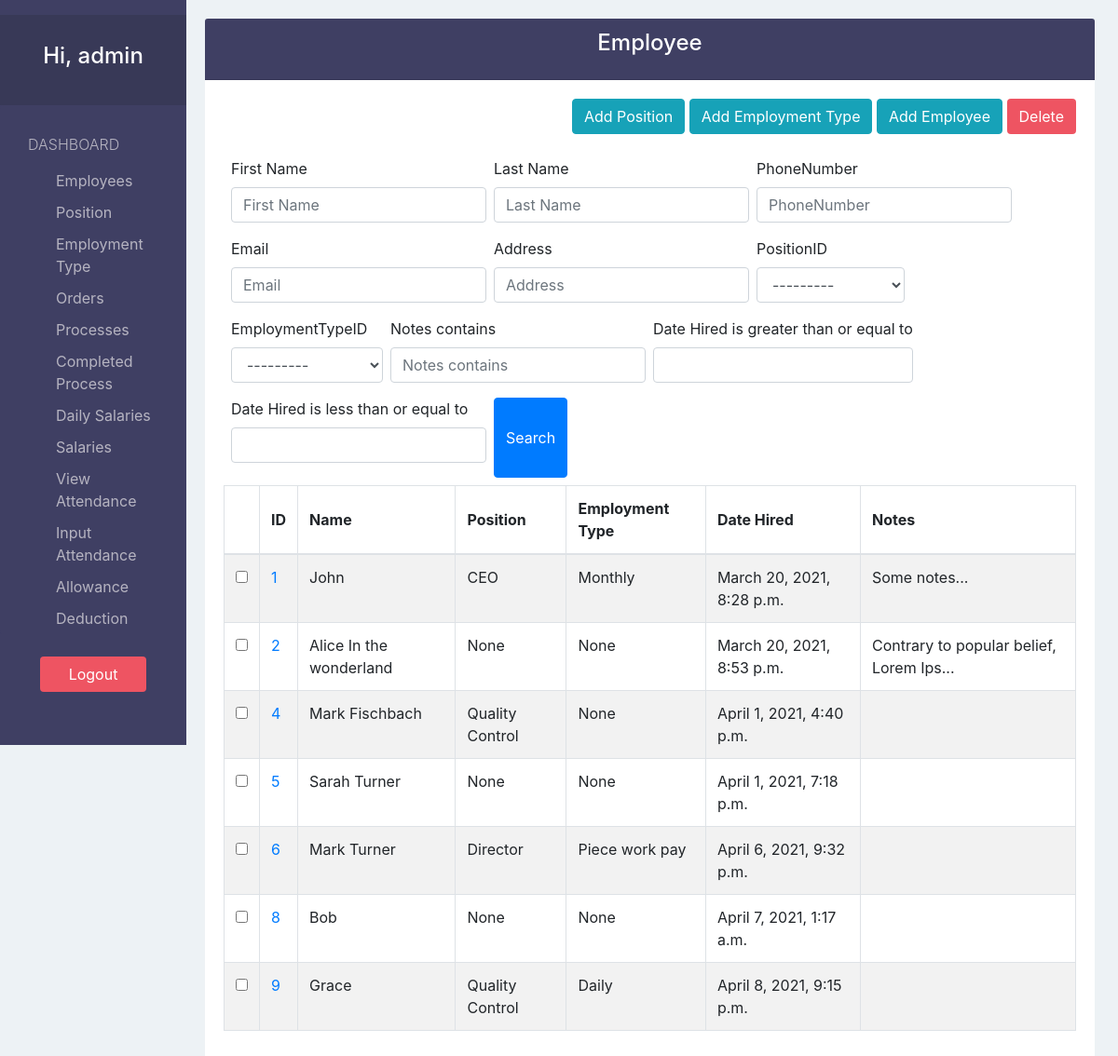
The page /employee/ (signed in) on the database its author committed.
### payrollApp/models.py (models this page shows, shortened)
class Employee(models.Model):
  firstName      = models.CharField(max_length=30)
  lastName       = models.CharField(max_length=30, blank=True, null=True)
  phoneNumber    = models.CharField(max_length=15, blank=True, null=True)
  email          = models.CharField(max_length=100, blank=True, null=True)
  address        = models.CharField(max_length=200, blank=True, null=True)
  positionID     = models.ForeignKey('Position', default=None, null=True, on_delete=models.SET_DEFAULT, blank=True)
  employmentTypeID = models.ForeignKey('EmploymentType', default=None, null=True, on_delete=models.SET_DEFAULT, blank=True)
  hireDate       = models.DateTimeField(auto_now_add=True)
  terminationDate= models.DateTimeField(blank=True, null=True)
  notes          = models.TextField(blank=True, null=True)

class Position(models.Model):
  name = models.CharField(max_length=60, unique=True)
  def __str__(self):
    return self.name

class EmploymentType(models.Model):
  name        = models.CharField(max_length=60, unique=True)
  description = models.TextField(blank=True, null=True)
  def __str__(self):
    return self.name

### payrollApp/views.py (the view)
# urls.py: path('employee/', views.employee_view, name="employee"),
@login_required(login_url='login')
def employee_view(request):
  employees = Employee.objects.all()
  flag   = True
  if not employees:
    flag=False
  myFilter = EmployeeFilter(request.GET, queryset=employees)
  employees = myFilter.qs
  context = {
    'employees':employees,
    'flags':flag,
    'myFilter':myFilter
  }
  return render(request, 'employee/employee.html', context)

### payrollApp/templates/employee/employee.html (shortened to what this page needs)
{% extends 'view_base.html' %}
{% load static %}
{% load bootstrap4 %}
{% block script %}
  <link rel="stylesheet" href="http://code.jquery.com/ui/1.11.0/themes/smoothness/jquery-ui.css">
{% endblock %}
{% block viewTitle %}Employee{% endblock %}
{% block addBtn %}
<a href="{% url 'create-position' %}?next={{ request.path }}" class="btn btn-info">Add Position</a>
<a href="{% url 'create-employmentType' %}?next={{ request.path }}" class="btn btn-info">Add Employment Type</a>
<a href="{% url 'create-employee' %}" class="btn btn-info">Add Employee</a>
{% endblock %}
{% block searchForm %}
    <form method="GET" class="searchForm">
      {% bootstrap_form myFilter.form %}
      <button class="btn btn-primary">Search</button>
    </form>
{% endblock %}
{% block columns %}
  {% if flags %}
  {% block form %}
    <form action="{% url 'delete-employee'%}" method="POST">{% csrf_token %}
  {% endblock %}
    <th></th>
    <th>ID</th>
    <th>Name</th>
    <th>Position</th>
    <th>Employment Type</th>
    <th>Date Hired</th>
    <th>Notes</th>
  {% endif %}
{% endblock %}
{% block tbodyContent %}
  {% if not flags %}
  <h3>No Employee</h3>
  {% else %}
    {% for employee  in employees %}
      <tr>
        <td><input type="checkbox" name="selected" value="{{ employee.id }}" id="enableDeleteBtn"></td>
        <td scope="row"><a href="{% url 'edit-employee' employee.id %}?next={{ request.path }}">{{ employee.id }}</a></td>
        <td>{{ employee.firstName|capfirst }} {% if employee.lastName %}{{ employee.lastName|capfirst }}{% endif %}</td>
        <td>{{ employee.positionID }}</td>
        <td>{{ employee.employmentTypeID }}</td>
        <td>{{ employee.hireDate }}</td>
        <td>{{ employee.notes|slice:"0:37" }}{% if employee.notes|length > 37 %}...{% endif %}</td>
      </tr>
    {% endfor %}
  {% endif %}
{% endblock %}

### payrollApp/templates/sidebar.html (shortened to what this page needs)
{% url 'employee' as employee_url %}
{% url 'position' as position_url %}
{% url 'employmentType' as employmentType_url %}
{% url 'order' as order_url %}
{% url 'process' as process_url %}
{% url 'completedProcess' as completedProcess_url %}
{% url 'dailySalary' as dailySalary_url %}
{% url 'inputDate-salary' as inputDateSalary_url %}
{% url 'inputDate-attendance' as inputDateAttendance_url %}
{% url 'attendance' as attendance_url %}
  <div>
    <nav class="navbar navbar-dark navbar-expand-sm">
    </nav>
    <div class="collapse" id="navbarToggleExternalContent">
      <div class="navbar-nav">
        <div class="text-center text-white sidebarHeader">
          <h4>Hi, {{ request.user.username }}</h4>
        </div>
        <div class="list-group">
          <span class="text-uppercase">Dashboard</span>
          <a href="{% url 'employee' %}" class="list-group-item {% if request.path == employee_url %}  active {% endif %}">Employees</a>
          <a href="{% url 'position' %}" class="list-group-item {% if request.path == position_url %} active {% endif %}">Position</a>
          <a href="{% url 'employmentType' %}" class="list-group-item {% if request.path == employmentType_url %} active {% endif %}">Employment Type</a>
          <a href="{% url 'order' %}"
            class="list-group-item {% if request.path == order_url %} active {% endif %}">Orders
          </a>
          <a href="{% url 'process' %}" class="list-group-item {% if request.path == process_url %} active {% endif %}">Processes</a>
          <a href="{% url 'completedProcess' %}" class="list-group-item {% if request.path == completedProcess_url %} active {% endif %}">Completed Process</a>
          <a href="{% url 'dailySalary' %}" class="list-group-item {% if request.path == dailySalary_url %} active {% endif %}">Daily Salaries</a>
          <a href="{% url 'inputDate-salary' %}" class="list-group-item {% if request.path == inputDateSalary_url %} active {% endif %}">Salaries</a>
          <a href="{% url 'attendance' %}" class="list-group-item {% if request.path == attendance_url %} active {% endif %}">View Attendance</a>
          <a href="{% url 'inputDate-attendance' %}" class="list-group-item {% if request.path == inputDateAttendance_url %} active {% endif %}">Input Attendance</a>
          <a href="{% url 'allowance' %}" class="list-group-item {% if request.path == allowance_url %} active {% endif %}">Allowance</a>
          <a href="{% url 'deduction' %}" class="list-group-item {% if request.path == deduction_url %} active {% endif %}">Deduction</a>
        </div>
        <div class="text-center m-4">
          <a href="{% url 'logout' %}" class="btn btn-pink">Logout</a>
        </div>
      </div>
    </div>
  </div>

### payrollApp/static/css/style.css (style rules this page uses)
body { padding-top: 20px; background-color: #EDF2F5; overflow: auto; }
.text-white { color:white; }
.btn-pink { color: white; background-color: #EE5462; }
.sidebarHeader { padding: 30px 10px; font-weight: bold; font-size: 15px; background-color: #383957; }
.sidebar .list-group { padding: 0; background-color: #3F3F63; }
.sidebar .list-group > span { color: #B6B4C1; display: block; margin-top: 20px; padding: 10px 30px; font-size: 16px; font-weight: 300; }
.sidebar .list-group .list-group-item, .sidebar .list-group .list-group-item:focus { background-color: #3F3F63; color: #B6B4C1; border: 0; padding-left: 60px; padding-right: 30px; padding-top: 5px; padding-bottom: 5px; }
.sidebar > div:last-child .btn { width: 75%; }
.table > thead > tr > th, .table > thead > tr >td { vertical-align: middle; }
.searchForm { padding: 8px; display: flex; flex-flow: wrap; }
.form-group { margin-right: 0.5rem; }
@media only screen and (min-width: 576px) { .collapse:not(.show) { display: block !important; } }

### rows shown on the page
Employee: id "1", firstName "John", positionID "CEO", employmentTypeID "Monthly", hireDate "March 20, 2021, 8:28 p.m.", notes "Some notes..."
Employee: id "2", firstName "Alice", lastName "In the wonderland", positionID "None", employmentTypeID "None", hireDate "March 20, 2021, 8:53 p.m.", notes "Contrary to popular belief, Lorem Ips"
Employee: id "4", firstName "Mark", lastName "Fischbach", positionID "Quality Control", employmentTypeID "None", hireDate "April 1, 2021, 4:40 p.m."
Employee: id "5", firstName "Sarah", lastName "Turner", positionID "None", employmentTypeID "None", hireDate "April 1, 2021, 7:18 p.m."
Employee: id "6", firstName "Mark", lastName "Turner", positionID "Director", employmentTypeID "Piece work pay", hireDate "April 6, 2021, 9:32 p.m."
Employee: id "8", firstName "Bob", positionID "None", employmentTypeID "None", hireDate "April 7, 2021, 1:17 a.m."
Employee: id "9", firstName "Grace", positionID "Quality Control", employmentTypeID "Daily", hireDate "April 8, 2021, 9:15 p.m."

### other values the page prints
{{ request.user.username }} "admin"
